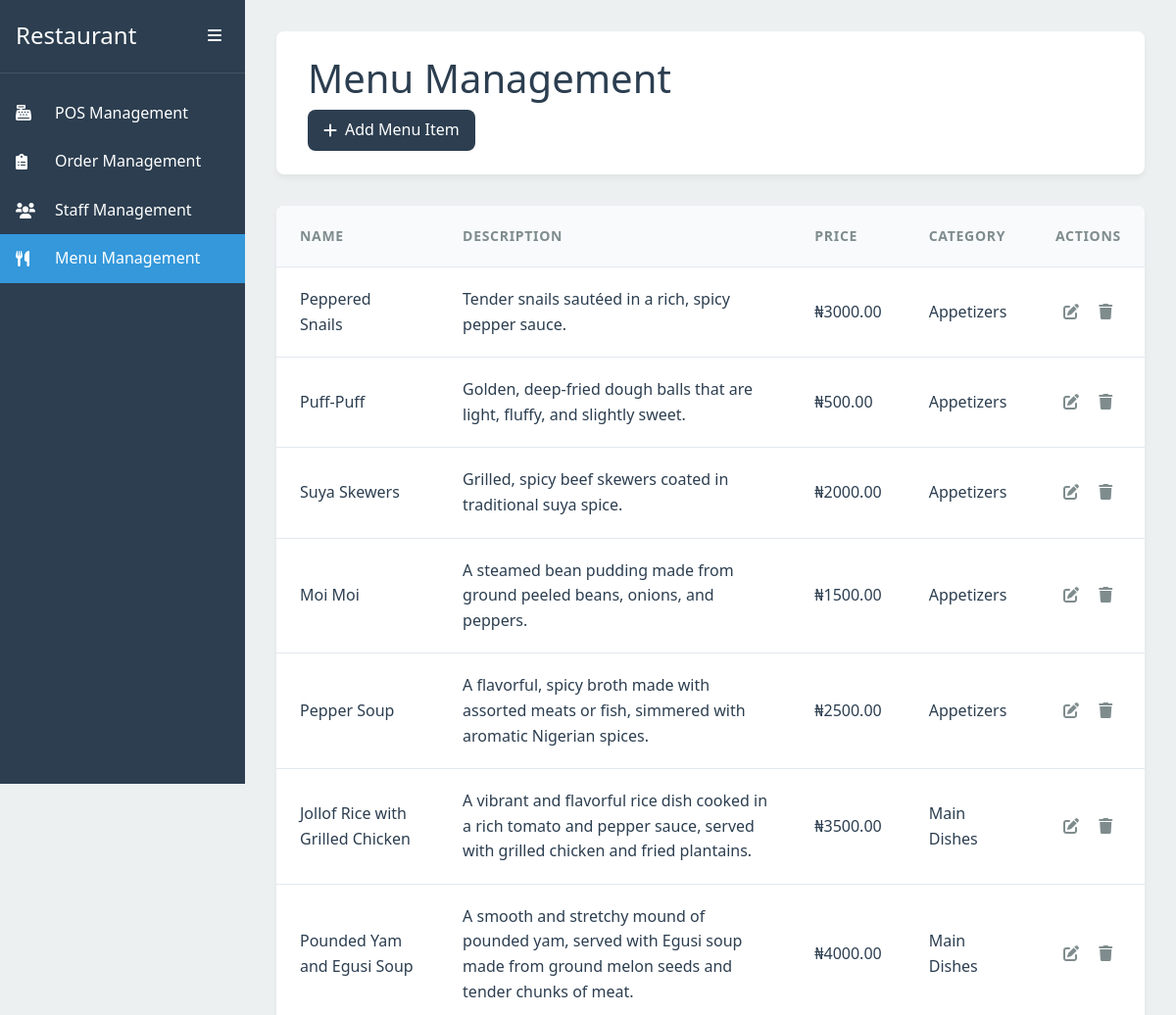
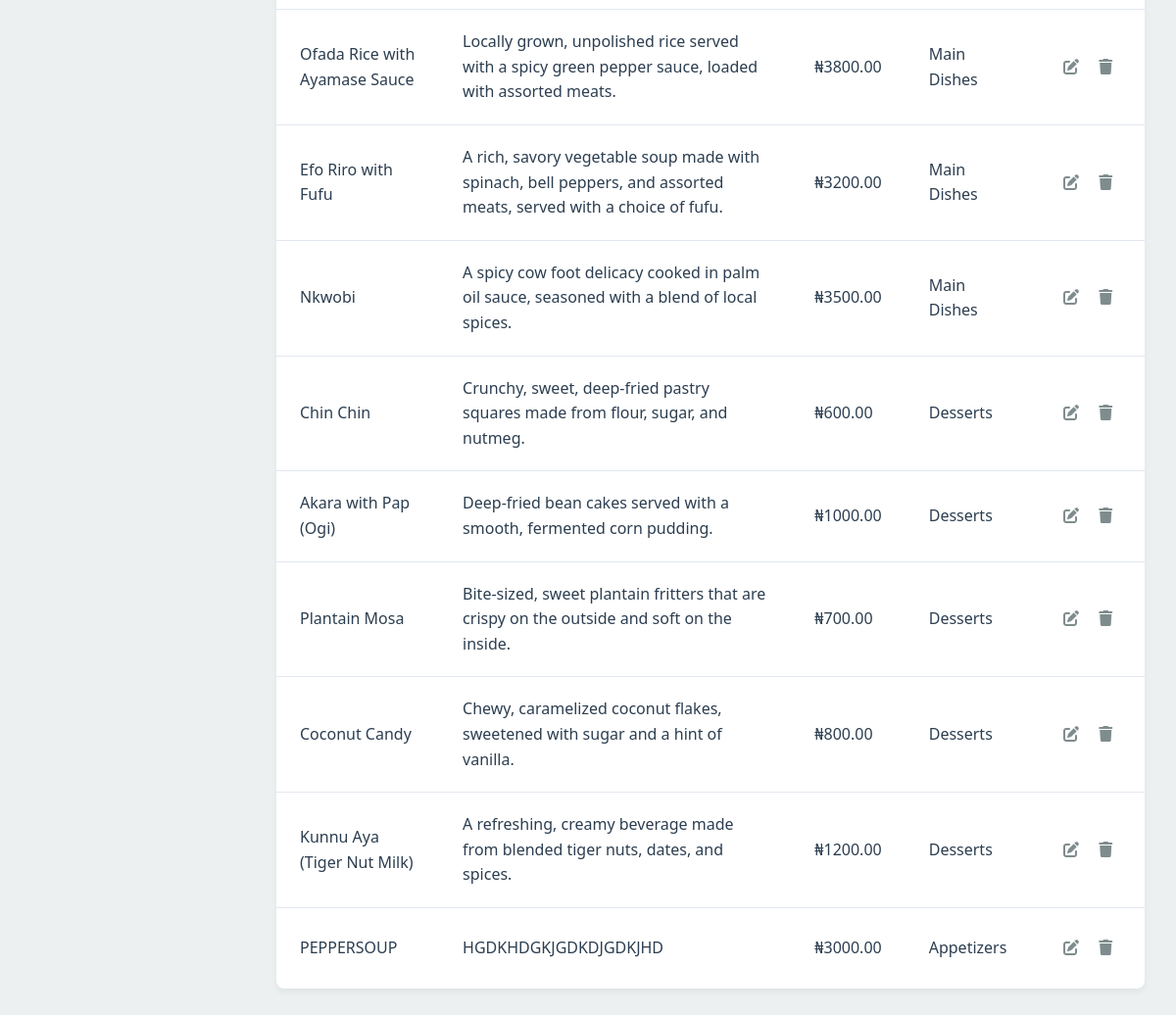
Screenshot of /menu/manage with the database file from the repository (2 pictures, top to bottom).
### myapp/models.py (models this page shows, shortened)
class MenuItem(models.Model):
    image =models.ImageField(upload_to='img/', null=True, blank=True)
    name = models.CharField(max_length=255)
    description = models.TextField()
    price = models.DecimalField(max_digits=10, decimal_places=2)
    category = models.CharField(max_length=255)

### myapp/views.py (the view)
# urls.py: path('menu/manage', views.menu_management, name='menu_management'),
def menu_management(request):
    menu_items = MenuItem.objects.all()
    return render(request, 'menu_management.html', {'menu_items': menu_items})

### myapp/templates/menu_management.html (shortened to what this page needs)
{% load static %}
<!DOCTYPE html>
<html lang="en">
<head>
    <link href="https://cdn.jsdelivr.net/npm/bootstrap@5.3.0/dist/css/bootstrap.min.css" rel="stylesheet">
    <link rel="stylesheet" href="{% static 'dashboard.css' %}">
    <link rel="stylesheet" href="https://cdnjs.cloudflare.com/ajax/libs/font-awesome/6.0.0/css/all.min.css">
</head>
<body>
    <div class="dashboard">
        <aside class="sidebar" id="sidebar">
            <div class="sidebar-header">
                <h2>Restaurant</h2>
                <button class="sidebar-toggle" id="sidebarToggle">
                    <i class="fas fa-bars"></i>
                </button>
            </div>
            <nav class="sidebar-nav">
                <ul>
                    <li>
                        <a href="{% url 'manage_pos_payments' %}" class="nav-link">
                            <i class="fas fa-cash-register"></i>
                            <span>POS Management</span>
                        </a>
                    </li>
                    <li>
                        <a href="{% url 'view_orders' %}" class="nav-link">
                            <i class="fas fa-clipboard-list"></i>
                            <span>Order Management</span>
                        </a>
                    </li>
                    <li>
                        <a href="#" class="nav-link">
                            <i class="fas fa-users"></i>
                            <span>Staff Management</span>
                        </a>
                    </li>
                    <li>
                        <a href="#" class="nav-link active">
                            <i class="fas fa-utensils"></i>
                            <span>Menu Management</span>
                        </a>
                    </li>
                </ul>
            </nav>
        </aside>
        <main class="main-content">
            <header class="content-header">
                <h1>Menu Management</h1>
                <div class="header-actions">
                    <button class="btn-action btn-add" onclick="openAddModal()">
                        <i class="fas fa-plus"></i> Add Menu Item
                    </button>
                </div>
            </header>
            <div class="content-body">
                <div class="menu-table-wrapper">
                    <table class="menu-table">
                        <thead>
                            <tr>
                                <th>Name</th>
                                <th>Description</th>
                                <th>Price</th>
                                <th>Category</th>
                                <th>Actions</th>
                            </tr>
                        </thead>
                        <tbody>
                            {% for item in menu_items %}
                            <tr data-item-id="{{ item.id }}">
                                <td>{{ item.name }}</td>
                                <td>{{ item.description }}</td>
                                <td>₦{{ item.price }}</td>
                                <td>{{ item.category }}</td>
                                <td>
                                    <button class="btn-icon" onclick="openEditModal({{ item.id }})">
                                        <i class="fas fa-edit"></i>
                                    </button>
                                    <button class="btn-icon btn-delete" onclick="deleteMenuItem({{ item.id }})">
                                        <i class="fas fa-trash"></i>
                                    </button>
                                </td>
                            </tr>
                            {% endfor %}
                        </tbody>
                    </table>
                </div>
            </div>
        </main>
    </div>
</body>
</html>

### myapp/static/dashboard.css (style rules this page uses)
:root { --primary-color: #2c3e50; --secondary-color: #34495e; --accent-color: #3498db; --success-color: #2ecc71; --warning-color: #f1c40f; --danger-color: #e74c3c; --text-primary: #2c3e50; --text-secondary: #7f8c8d; --background-light: #ecf0f1; --sidebar-width: 250px; --sidebar-collapsed-width: 70px; --header-height: 60px; --border-radius: 8px; --transition-speed: 0.3s; }
* { margin: 0; padding: 0; box-sizing: border-box; }
body { font-family: 'Segoe UI', Tahoma, Geneva, Verdana, sans-serif; background-color: var(--background-light); color: var(--text-primary); line-height: 1.6; }
.dashboard { display: flex; min-height: 100vh; }
.sidebar { width: var(--sidebar-width); background-color: var(--primary-color); color: white; transition: width var(--transition-speed) ease; position: fixed; height: 100vh; z-index: 1000; }
.sidebar-header { padding: 1rem; display: flex; align-items: center; justify-content: space-between; border-bottom: 1px solid rgba(255, 255, 255, 0.1); }
.sidebar-header h2 { font-size: 1.5rem; margin: 0; }
.sidebar-toggle { background: none; border: none; color: white; cursor: pointer; padding: 0.5rem; }
.sidebar-nav ul { list-style: none; padding: 1rem 0; }
.nav-link { display: flex; align-items: center; padding: 0.75rem 1rem; color: white; text-decoration: none; transition: background-color var(--transition-speed) ease; }
.nav-link i { width: 24px; margin-right: 1rem; }
.nav-link.active { background-color: var(--accent-color); }
.main-content { flex: 1; margin-left: var(--sidebar-width); transition: margin var(--transition-speed) ease; padding: 2rem; }
.content-header { background: white; padding: 1.5rem 2rem; border-radius: var(--border-radius); box-shadow: 0 4px 6px rgba(0, 0, 0, 0.05); margin-bottom: 2rem; }
.menu-table-wrapper { background: white; border-radius: var(--border-radius); box-shadow: 0 4px 6px rgba(0, 0, 0, 0.05); overflow: hidden; }
.menu-table { width: 100%; border-collapse: separate; border-spacing: 0; }
.menu-table th { background-color: #f8fafc; padding: 1.25rem 1.5rem; font-weight: 600; color: var(--text-secondary); text-transform: uppercase; font-size: 0.875rem; letter-spacing: 0.05em; }
.menu-table td { padding: 1.25rem 1.5rem; border-top: 1px solid #e2e8f0; }
.btn-action { padding: 0.75rem 1.5rem; border-radius: var(--border-radius); font-weight: 600; transition: all 0.2s ease; }
.btn-add { background-color: var(--primary-color); color: white; border: none; }
.btn-icon { padding: 0.5rem; border-radius: 8px; border: none; background: transparent; color: var(--text-secondary); transition: all 0.2s ease; }
.btn-action { padding: 0.5rem 1rem; border: none; border-radius: var(--border-radius); cursor: pointer; font-weight: 500; display: inline-flex; align-items: center; gap: 0.5rem; transition: background-color var(--transition-speed) ease; }

### rows the page displays
MenuItem: name "Peppered Snails", description "Tender snails sautéed in a rich, spicy pepper sauce.", price "3000.00", category "Appetizers"
MenuItem: name "Puff-Puff", description "Golden, deep-fried dough balls that are light, fluffy, and slightly sweet.", price "500.00", category "Appetizers"
MenuItem: name "Suya Skewers", description "Grilled, spicy beef skewers coated in traditional suya spice.", price "2000.00", category "Appetizers"
MenuItem: name "Moi Moi", description "A steamed bean pudding made from ground peeled beans, onions, and peppers.", price "1500.00", category "Appetizers"
MenuItem: name "Pepper Soup", description "A flavorful, spicy broth made with assorted meats or fish, simmered with aromatic Nigerian spices.", price "2500.00", category "Appetizers"
MenuItem: name "Jollof Rice with Grilled Chicken", description "A vibrant and flavorful rice dish cooked in a rich tomato and pepper sauce, served with grilled chicken and fried plantains.", price "3500.00", category "Main Dishes"
MenuItem: name "Pounded Yam and Egusi Soup", description "A smooth and stretchy mound of pounded yam, served with Egusi soup made from ground melon seeds and tender chunks of meat.", price "4000.00", category "Main Dishes"
MenuItem: name "Ofada Rice with Ayamase Sauce", description "Locally grown, unpolished rice served with a spicy green pepper sauce, loaded with assorted meats.", price "3800.00", category "Main Dishes"
MenuItem: name "Efo Riro with Fufu", description "A rich, savory vegetable soup made with spinach, bell peppers, and assorted meats, served with a choice of fufu.", price "3200.00", category "Main Dishes"
MenuItem: name "Nkwobi", description "A spicy cow foot delicacy cooked in palm oil sauce, seasoned with a blend of local spices.", price "3500.00", category "Main Dishes"
MenuItem: name "Chin Chin", description "Crunchy, sweet, deep-fried pastry squares made from flour, sugar, and nutmeg.", price "600.00", category "Desserts"
MenuItem: name "Akara with Pap (Ogi)", description "Deep-fried bean cakes served with a smooth, fermented corn pudding.", price "1000.00", category "Desserts"
MenuItem: name "Plantain Mosa", description "Bite-sized, sweet plantain fritters that are crispy on the outside and soft on the inside.", price "700.00", category "Desserts"
MenuItem: name "Coconut Candy", description "Chewy, caramelized coconut flakes, sweetened with sugar and a hint of vanilla.", price "800.00", category "Desserts"
MenuItem: name "Kunnu Aya (Tiger Nut Milk)", description "A refreshing, creamy beverage made from blended tiger nuts, dates, and spices.", price "1200.00", category "Desserts"
MenuItem: name "PEPPERSOUP", description "HGDKHDGKJGDKDJGDKJHD", price "3000.00", category "Appetizers"
